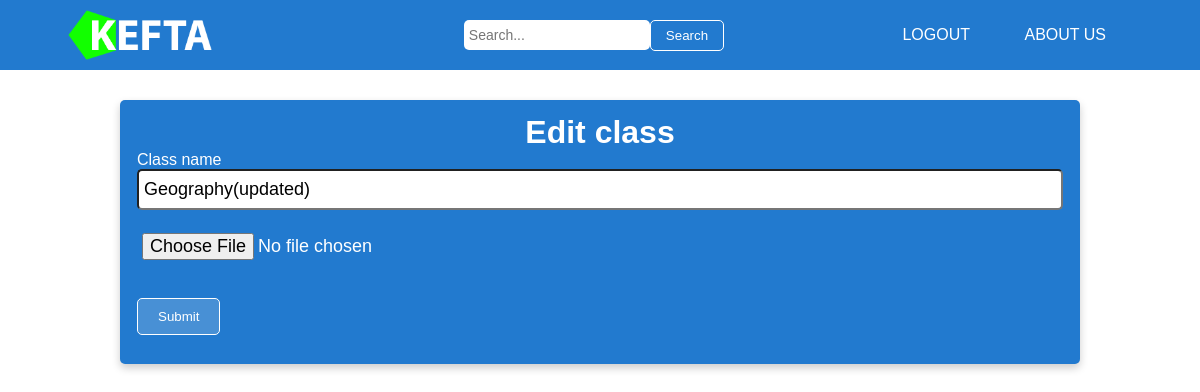
/edit_class/e55a221c-e8f1-492c-8fa3-c2ff10cf9cfa (signed in), run on an earlier commit of the app's database.
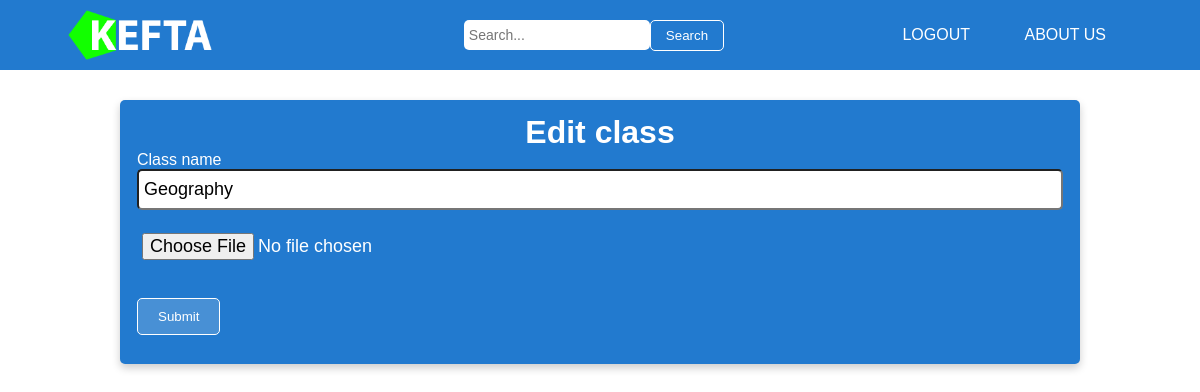
And on a later commit of the database.
### models/class_.py (models this page shows, shortened)
class Class(db.Model):
    id = db.Column(db.String(60), primary_key=True, default=generate_uuid)
    name = db.Column(db.String(60), nullable=False)
    teacher_id = db.Column(db.String(60), db.ForeignKey('teacher.id'),
                           nullable=False)
    created_at = db.Column(db.DateTime, nullable=False,
                           default=datetime.utcnow)
    updated_at = db.Column(db.DateTime, nullable=False,
                           default=datetime.utcnow)
    image_name = db.Column(db.String(60), nullable=False)
    exams = db.relationship('Exam', backref='class', lazy=True,
                            cascade="all, delete-orphan")

### views/classes.py (the view, shortened to what this page needs)
@classes.route('/edit_class/<string:class_id>', methods=['GET', 'POST'])
@login_required
def edit_class(class_id):
    if current_user.__class__.__name__ == 'Teacher':
        edit_obj = Class.query.get(class_id)
        if edit_obj:
            return render_template('edit_class.html', user=current_user,
                                   edit_class=edit_obj)
        else:
            flash('Some thing is wrong!', category='error')
            return redirect(url_for('classes.class_s'))

### app.py (called while the page is built)
@app.teardown_appcontext
def teardown_handler(self):
    db.session.remove()

### templates/edit_class.html (shortened to what this page needs)
{% extends "base.html" %}
{% block style %}
<link rel="stylesheet" type="text/css" href="../static/css/add_class.css">
{% endblock %}
{% block content%}
<div class="add-class">
	<form method="POST", enctype="multipart/form-data">
		<h1 align="center">Edit class</h1>
		<label for="class-name">Class name</label>
		<input type="text" value="{{edit_class.name}}" class="form-control" id="class-name" name="class-name" placeholder="Enter class name"/ required>
		<input type=file name="file" required>
		<br />
		<button type="submit" class="btn btn-primary">Submit</button>
	</form>
</div>
{% endblock %}

What changed in the data, as far as the page shows it:
changed Class: class-name "Geography(updated)" → "Geography"
